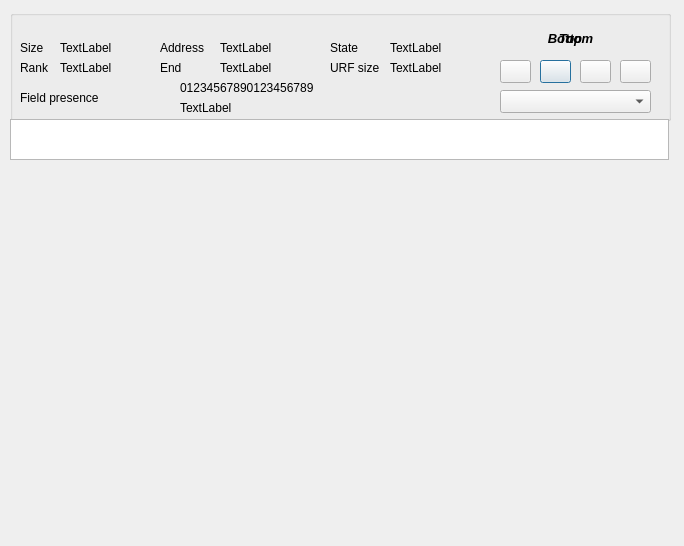
<?xml version="1.0" encoding="UTF-8"?>
<ui version="4.0">
 <class>ZRawMasterFileVisu</class>
 <widget class="QDialog" name="ZRawMasterFileVisu">
  <property name="geometry">
   <rect>
    <x>0</x>
    <y>0</y>
    <width>684</width>
    <height>546</height>
   </rect>
  </property>
  <property name="windowTitle">
   <string>Dialog</string>
  </property>
  <widget class="QGroupBox" name="groupBox">
   <property name="geometry">
    <rect>
     <x>10</x>
     <y>10</y>
     <width>661</width>
     <height>111</height>
    </rect>
   </property>
   <property name="title">
    <string/>
   </property>
   <widget class="QLabel" name="label">
    <property name="geometry">
     <rect>
      <x>150</x>
      <y>30</y>
      <width>54</width>
      <height>15</height>
     </rect>
    </property>
    <property name="text">
     <string>Address</string>
    </property>
   </widget>
   <widget class="QLabel" name="BeginLBl">
    <property name="geometry">
     <rect>
      <x>210</x>
      <y>30</y>
      <width>101</width>
      <height>16</height>
     </rect>
    </property>
    <property name="text">
     <string>TextLabel</string>
    </property>
   </widget>
   <widget class="QLabel" name="label_2">
    <property name="geometry">
     <rect>
      <x>150</x>
      <y>50</y>
      <width>54</width>
      <height>15</height>
     </rect>
    </property>
    <property name="text">
     <string>End</string>
    </property>
   </widget>
   <widget class="QLabel" name="EndLBl">
    <property name="geometry">
     <rect>
      <x>210</x>
      <y>50</y>
      <width>111</width>
      <height>16</height>
     </rect>
    </property>
    <property name="text">
     <string>TextLabel</string>
    </property>
   </widget>
   <widget class="QLabel" name="label_3">
    <property name="geometry">
     <rect>
      <x>320</x>
      <y>30</y>
      <width>54</width>
      <height>15</height>
     </rect>
    </property>
    <property name="text">
     <string>State</string>
    </property>
   </widget>
   <widget class="QLabel" name="StateLBl">
    <property name="geometry">
     <rect>
      <x>380</x>
      <y>30</y>
      <width>81</width>
      <height>16</height>
     </rect>
    </property>
    <property name="text">
     <string>TextLabel</string>
    </property>
   </widget>
   <widget class="QPushButton" name="BackwardBTn">
    <property name="geometry">
     <rect>
      <x>530</x>
      <y>50</y>
      <width>31</width>
      <height>23</height>
     </rect>
    </property>
    <property name="text">
     <string/>
    </property>
    <property name="icon">
     <iconset>
      <normaloff>../../zqt/icons/backward.gif</normaloff>../../zqt/icons/backward.gif</iconset>
    </property>
   </widget>
   <widget class="QPushButton" name="ForwardBTn">
    <property name="geometry">
     <rect>
      <x>570</x>
      <y>50</y>
      <width>31</width>
      <height>23</height>
     </rect>
    </property>
    <property name="text">
     <string/>
    </property>
    <property name="icon">
     <iconset>
      <normaloff>../../zqt/icons/forward.gif</normaloff>../../zqt/icons/forward.gif</iconset>
    </property>
   </widget>
   <widget class="QPushButton" name="BeginBTn">
    <property name="geometry">
     <rect>
      <x>490</x>
      <y>50</y>
      <width>31</width>
      <height>23</height>
     </rect>
    </property>
    <property name="text">
     <string/>
    </property>
    <property name="icon">
     <iconset>
      <normaloff>../../zqt/icons/tobegin.gif</normaloff>../../zqt/icons/tobegin.gif</iconset>
    </property>
   </widget>
   <widget class="QPushButton" name="EndBTn">
    <property name="geometry">
     <rect>
      <x>610</x>
      <y>50</y>
      <width>31</width>
      <height>23</height>
     </rect>
    </property>
    <property name="text">
     <string/>
    </property>
    <property name="icon">
     <iconset>
      <normaloff>../../zqt/icons/toend.gif</normaloff>../../zqt/icons/toend.gif</iconset>
    </property>
   </widget>
   <widget class="QLabel" name="label_4">
    <property name="geometry">
     <rect>
      <x>10</x>
      <y>30</y>
      <width>54</width>
      <height>15</height>
     </rect>
    </property>
    <property name="text">
     <string>Size</string>
    </property>
   </widget>
   <widget class="QLabel" name="FileSizeLBl">
    <property name="geometry">
     <rect>
      <x>50</x>
      <y>30</y>
      <width>101</width>
      <height>16</height>
     </rect>
    </property>
    <property name="text">
     <string>TextLabel</string>
    </property>
   </widget>
   <widget class="QLabel" name="label_5">
    <property name="geometry">
     <rect>
      <x>10</x>
      <y>50</y>
      <width>54</width>
      <height>15</height>
     </rect>
    </property>
    <property name="text">
     <string>Rank</string>
    </property>
   </widget>
   <widget class="QLabel" name="BlockNbLBl">
    <property name="geometry">
     <rect>
      <x>50</x>
      <y>50</y>
      <width>101</width>
      <height>16</height>
     </rect>
    </property>
    <property name="text">
     <string>TextLabel</string>
    </property>
   </widget>
   <widget class="QLabel" name="TopLBl">
    <property name="geometry">
     <rect>
      <x>490</x>
      <y>20</y>
      <width>141</width>
      <height>16</height>
     </rect>
    </property>
    <property name="font">
     <font>
      <pointsize>10</pointsize>
      <weight>75</weight>
      <italic>true</italic>
      <bold>true</bold>
     </font>
    </property>
    <property name="text">
     <string>Top</string>
    </property>
    <property name="alignment">
     <set>Qt::AlignCenter</set>
    </property>
   </widget>
   <widget class="QLabel" name="BottomLBl">
    <property name="geometry">
     <rect>
      <x>490</x>
      <y>20</y>
      <width>141</width>
      <height>16</height>
     </rect>
    </property>
    <property name="font">
     <font>
      <pointsize>10</pointsize>
      <weight>75</weight>
      <italic>true</italic>
      <bold>true</bold>
     </font>
    </property>
    <property name="text">
     <string>Bottom</string>
    </property>
    <property name="alignment">
     <set>Qt::AlignCenter</set>
    </property>
   </widget>
   <widget class="QLabel" name="URFSizeLabelLBl">
    <property name="geometry">
     <rect>
      <x>320</x>
      <y>50</y>
      <width>54</width>
      <height>15</height>
     </rect>
    </property>
    <property name="text">
     <string>URF size</string>
    </property>
   </widget>
   <widget class="QLabel" name="URFSizeLBl">
    <property name="geometry">
     <rect>
      <x>380</x>
      <y>50</y>
      <width>81</width>
      <height>16</height>
     </rect>
    </property>
    <property name="text">
     <string>TextLabel</string>
    </property>
   </widget>
   <widget class="QLabel" name="FieldPresenceLabelLBl">
    <property name="geometry">
     <rect>
      <x>10</x>
      <y>80</y>
      <width>91</width>
      <height>16</height>
     </rect>
    </property>
    <property name="text">
     <string>Field presence</string>
    </property>
   </widget>
   <widget class="QLabel" name="BitsetContentLBl">
    <property name="geometry">
     <rect>
      <x>170</x>
      <y>90</y>
      <width>311</width>
      <height>16</height>
     </rect>
    </property>
    <property name="text">
     <string>TextLabel</string>
    </property>
   </widget>
   <widget class="QLabel" name="BitsetHeaderLBl">
    <property name="geometry">
     <rect>
      <x>170</x>
      <y>70</y>
      <width>311</width>
      <height>16</height>
     </rect>
    </property>
    <property name="text">
     <string>01234567890123456789</string>
    </property>
   </widget>
   <widget class="QComboBox" name="ViewModeCBx">
    <property name="geometry">
     <rect>
      <x>490</x>
      <y>80</y>
      <width>151</width>
      <height>23</height>
     </rect>
    </property>
   </widget>
   <widget class="QLabel" name="FieldsNbLBl">
    <property name="geometry">
     <rect>
      <x>130</x>
      <y>80</y>
      <width>31</width>
      <height>16</height>
     </rect>
    </property>
    <property name="text">
     <string/>
    </property>
   </widget>
  </widget>
  <widget class="QPlainTextEdit" name="MessagePTe">
   <property name="geometry">
    <rect>
     <x>10</x>
     <y>119</y>
     <width>659</width>
     <height>41</height>
    </rect>
   </property>
  </widget>
 </widget>
 <resources/>
 <connections/>
</ui>
